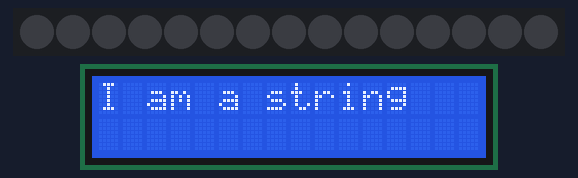
Simulated run of this program. Board: Raspberry Pi Pico running MicroPython. On the bench: 15 RGB LEDs in strip order, left to right, 16×2 character LCD. Library files of the repository ran but are not shown: lcd_api.py, pico_i2c_lcd.py. At 33.2 s the program stops and its outputs stay as they are.

Above: at 0.1 s.
At 3.1 s:
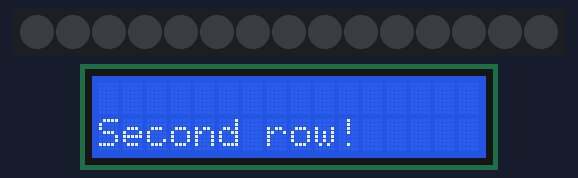
At 6.2 s:
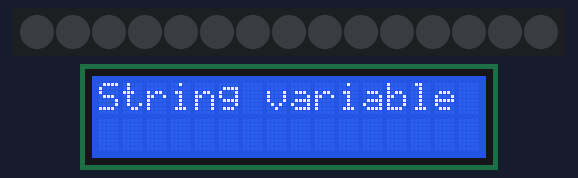
At 9.2 s:
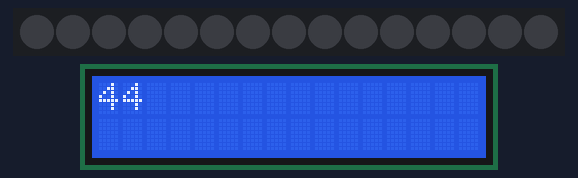
At 12.2 s:
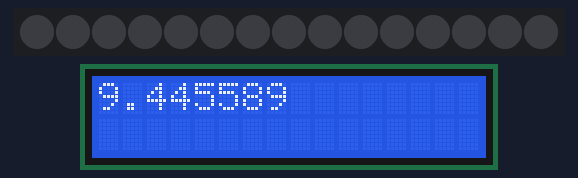
At 27.2 s:
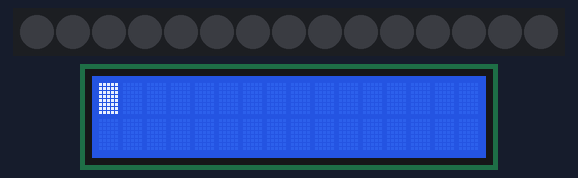

The program:

Learn_LCD_Library_Day_12.py
```python
# Let it Glow Advent Calendar - Day 12
# Learn the LCD Library - The Everything Script
# Lori Pfahler
# December 23, 2023

from utime import sleep
from machine import Pin, I2C
from neopixel import NeoPixel
from lcd_api import LcdApi
from pico_i2c_lcd import I2cLcd

# Define the strand pin number (22) and number of LEDs (15)
strand = NeoPixel(Pin(22), 15)

# Set up LCD I2C
lcdi2c = I2C(1, sda= Pin(14), scl=Pin(15), freq=400000)
lcd = I2cLcd(i2c = lcdi2c, i2c_addr = 0x27, num_lines = 2, num_columns = 16)


# Our variables
mystring = "String variable" # String
myinteger = 44         # Integer
myfloat = 9.445589     # Float

# Just a function to sleep and then clear the LCD
# Saves lines after each example!
def clearLCD():
    sleep(3)
    lcd.clear()

##### Example Program Start #####

# This is how you show basic text
lcd.putstr("I am a string")
sleep(3)

# This is how you clear the display
# Do this before you send new data to be displayed
lcd.clear()

# This is how you move the cursor
# We moved it to the second row
# 1st number is column (X), 2nd number is row (Y)
# Numbers start at zero
# (0,0) is the 1st column, 1st row
lcd.move_to(0, 1)
lcd.putstr("Second row!")
clearLCD()

# This is how you show a variable
# Variables can be strings, integers or floats
# 'str' converts them to a string
# Here are three examples:
lcd.putstr(str(mystring)) # String
clearLCD()

lcd.putstr(str(myinteger)) # Integer
clearLCD()

lcd.putstr(str(myfloat)) # Float
clearLCD()

# This turns the backlight off
lcd.backlight_off()
clearLCD()

# This turns the backlight on
lcd.backlight_on()
clearLCD()

# This turns the standard cursor on
lcd.show_cursor()
clearLCD()

# This turns the standard cursor off
lcd.hide_cursor()
clearLCD()

# This turns the blinking cursor on
lcd.blink_cursor_on()
clearLCD()

# This turns the blinking cursor on
lcd.blink_cursor_off()
clearLCD()
```

Measured:
- what the display in image 0 shows lasts 3.0 s, from 0.1 s to 3.1 s
